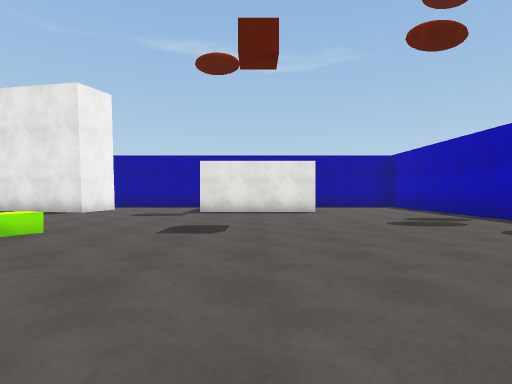
[1] (above)

16 first-person views from a walk through a scene from a Unity 3-D project. The camera is 1.2 m above the floor, looks level and sees 80° across. The floor is counted in squares, 2 m on a side. Each view is taken from the middle of a square. On the plan, view 1 faces up. The plan holds only what a view shows up to about 9 squares ahead; the rest is blank. The place goes on beyond the plan. The player character is not drawn. Surface patterns are stand-ins for the level's own textures.

[2]
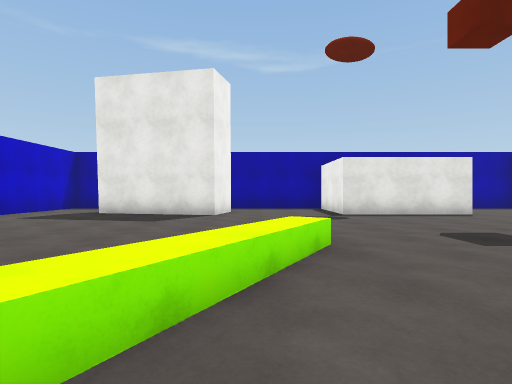

[3]
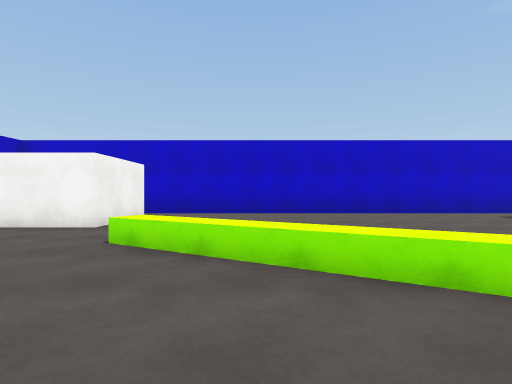

[4]
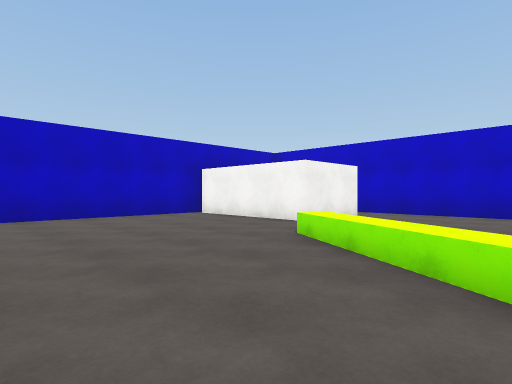

[5]
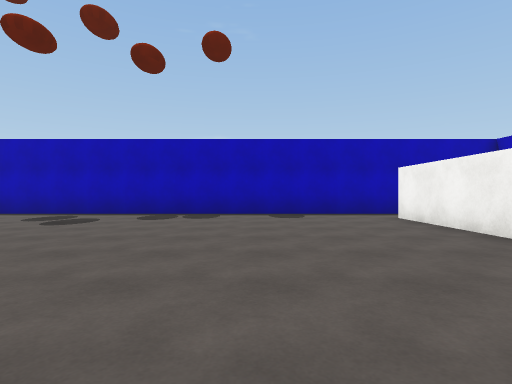

[6]
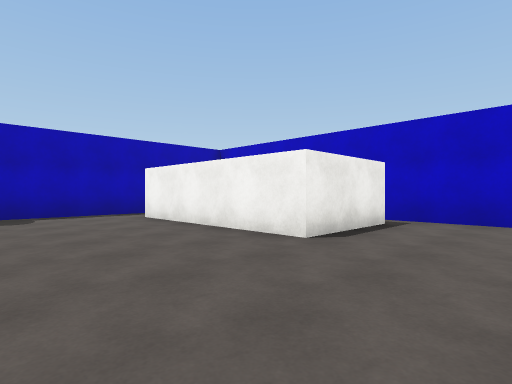

[7]
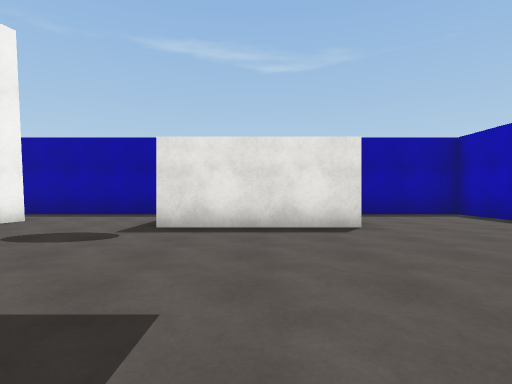

[8]
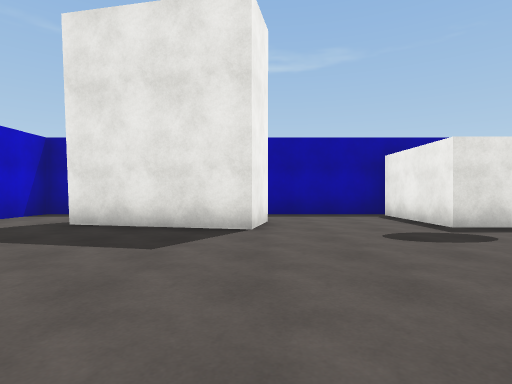

[9]
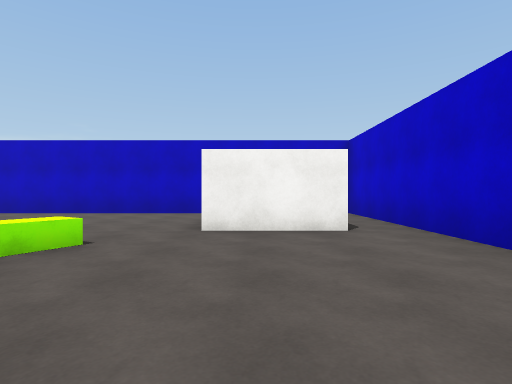

[10]
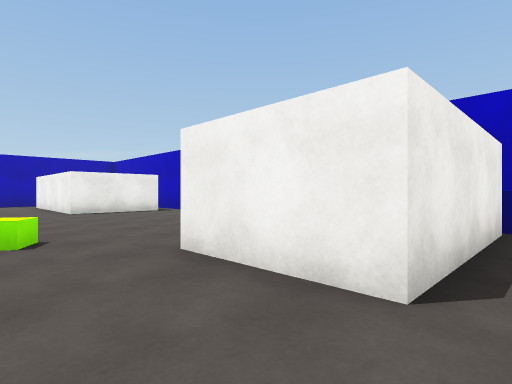

[11]
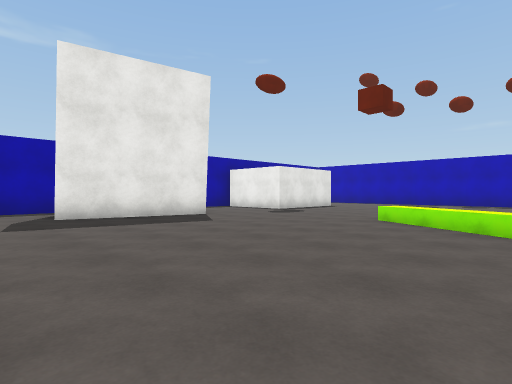

[12]
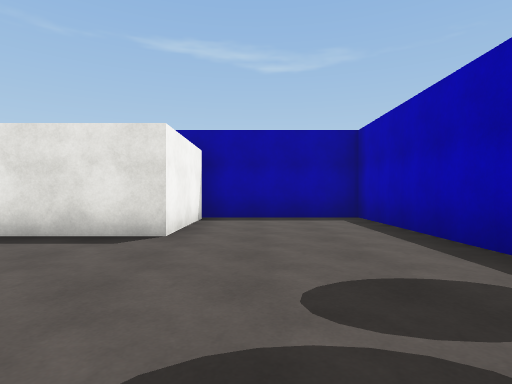

[13]
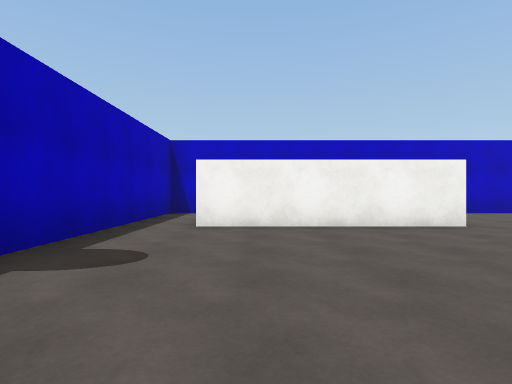

[14]
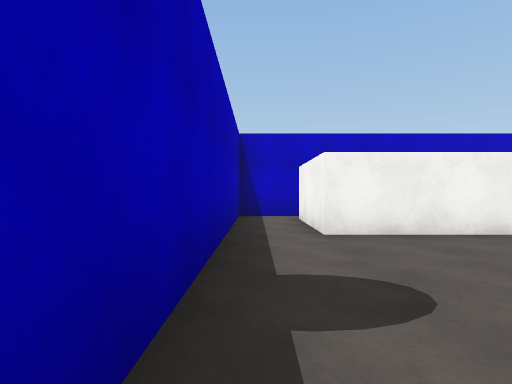

[15]
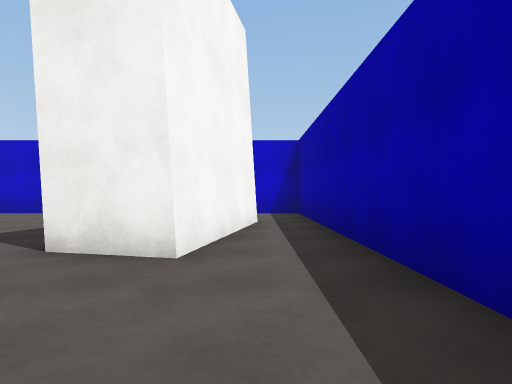

[16]
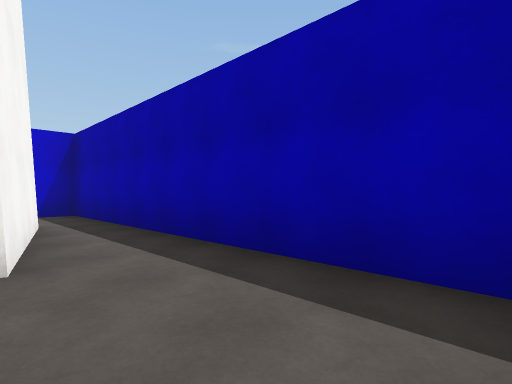

### Floor plan
Points are (right, up) in squares from view 1. A wall is a line through its corners. A room is listed if a view was taken in it or the views show most of it. See-through windows are left out.
Room 1 (views 1, 2, 3, 4, 5, 6, 7, 8, 9, 10, 11, 12, 13, 14, 15, 16)
walls: (-0.6, -3.9) (-0.6, -1.3) (4, -1.3) (4, -3.9); (-1.5, 12.2) (-10.6, 12.2) (-10.6, -4.6) (-9.4, -4.6); (1.8, 11.9) (1.8, 9.1) (-1.7, 9.1) (-1.7, 11.9); (-8.1, 11) (-4.8, 10.3) (-5.1, 8.9) (-8.4, 9.6); (-7.1, -4.6) (-0.2, -4.6); (3.9, -4.6) (5.4, -4.6) (5.4, 12.2) (1.6, 12.2); (-9.4, -4.4) (-9.4, -0.7) (-7.2, -0.7) (-7.2, -4.4)
low walls: (-3.1, 4.6) (-5.6, 0.3) (-6, 0.5) (-5.6, 1.3); (-5, 2.4) (-3.6, 4.7)

Where each view was taken, in squares from view 1:
view 1: 0 up, 0 right, facing up
view 2: 1 up, 4 left, facing up
view 3: 2 up, 2 left, facing left
view 4: 3 up, 2 left, facing down-left
view 5: 2 up, 3 left, facing right
view 6: 2 up, 3 left, facing down-right
view 7: 4 up, 0 right, facing up
view 8: 4 up, 5 left, facing up
view 9: 4 up, 8 left, facing down
view 10: 1 up, 10 left, facing down-right
view 11: 2 up, 10 left, facing up-right
view 12: 5 up, 3 right, facing up
view 13: 4 up, 3 right, facing down
view 14: 3 up, 5 right, facing down
view 15: 11 up, 2 left, facing left
view 16: 10 up, 2 left, facing up-left
